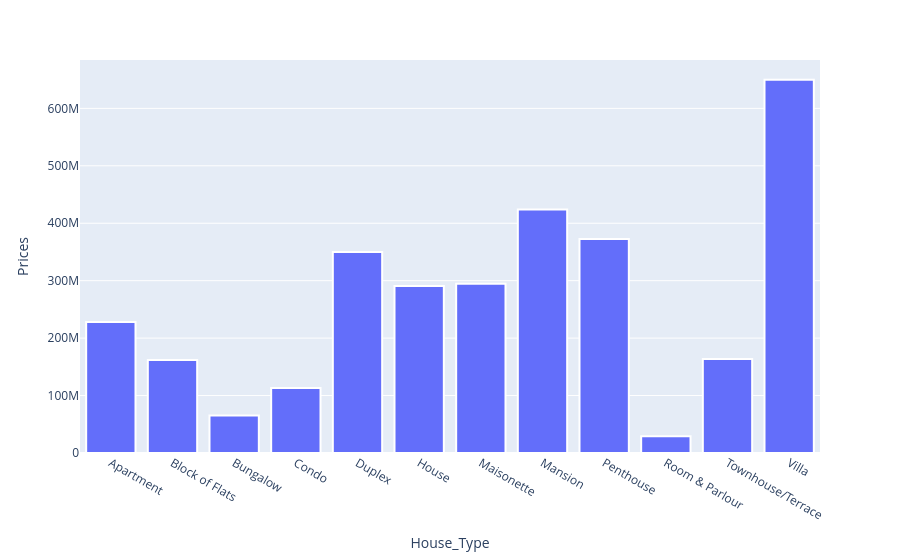

Notebook code for this chart:
### Code cell
#histogram for house type by price
property_prices = df.groupby("house_type")['price'].mean()
fig2 = px.histogram(
    x=property_prices.index,
    y=property_prices.values,
)
fig2.update_layout(
    xaxis_title='House_Type',
    yaxis_title='Prices'
)
fig2.update_traces(
marker_line_color="white",
marker_line_width=2
)
fig2.show()

### Figure 1 — Plotly figure (JSON) as saved in the notebook; plotly's stock layout.template omitted (floating-point values rounded to 4 significant figures)
{"data": [{"bingroup": "x", "histfunc": "sum", "hovertemplate": "x=%{x}<br>sum of y=%{y}<extra></extra>", "legendgroup": "", "marker": {"color": "#636efa", "line": {"color": "white", "width": 2}, "pattern": {"shape": ""}}, "name": "", "orientation": "v", "showlegend": false, "type": "histogram", "x": ["Apartment", "Block of Flats", "Bungalow", "Condo", "Duplex", "House", "Maisonette", "Mansion", "Penthouse", "Room & Parlour", "Townhouse/Terrace", "Villa"], "xaxis": "x", "y": [228200000.0, 162000000.0, 65170000.0, 113000000.0, 349800000.0, 290500000.0, 294700000.0, 423800000.0, 372500000.0, 29000000.0, 163800000.0, 650000000.0], "yaxis": "y"}], "layout": {"barmode": "relative", "legend": {"tracegroupgap": 0}, "margin": {"t": 60}, "xaxis": {"anchor": "y", "domain": [0, 1], "title": {"text": "House_Type"}}, "yaxis": {"anchor": "x", "domain": [0, 1], "title": {"text": "Prices"}}}}
